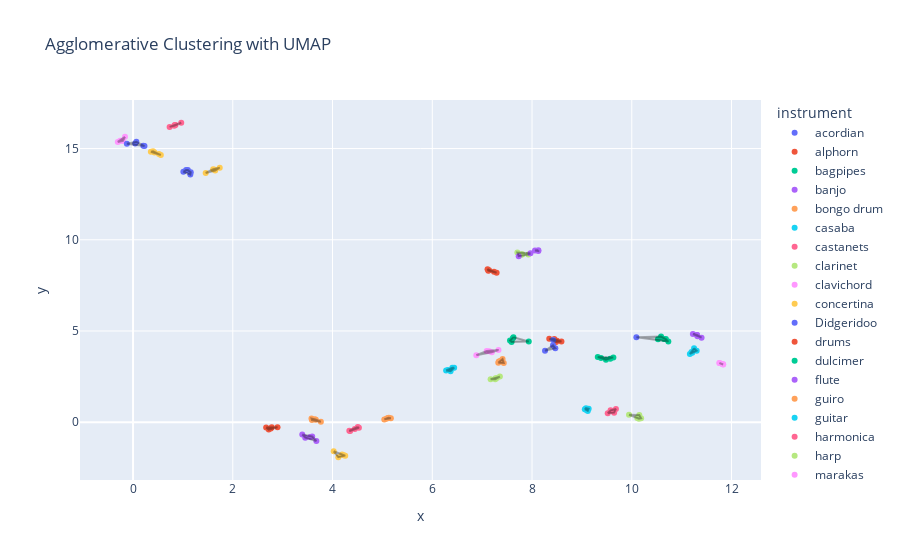

Write notebook code for a chart like this one.
### Code cell
show_clusters(df_NNembedings_umap, f'Agglomerative Clustering with UMAP', 'AC')

### Figure 1 — Plotly figure (JSON) as saved in the notebook; plotly's stock layout.template omitted (floating-point values rounded to 4 significant figures)
{"data": [{"hovertemplate": "instrument=acordian<br>x=%{x}<br>y=%{y}<extra></extra>", "legendgroup": "acordian", "marker": {"color": "#636efa", "symbol": "circle"}, "mode": "markers", "name": "acordian", "orientation": "v", "showlegend": true, "type": "scatter", "x": [1.009, 1.064, 1.099, 1.157, 1.149], "xaxis": "x", "y": [13.73, 13.83, 13.83, 13.7, 13.57], "yaxis": "y"}, {"hovertemplate": "instrument=alphorn<br>x=%{x}<br>y=%{y}<extra></extra>", "legendgroup": "alphorn", "marker": {"color": "#EF553B", "symbol": "circle"}, "mode": "markers", "name": "alphorn", "orientation": "v", "showlegend": true, "type": "scatter", "x": [8.482, 8.59, 8.5, 8.447, 8.346], "xaxis": "x", "y": [4.397, 4.425, 4.469, 4.564, 4.57], "yaxis": "y"}, {"hovertemplate": "instrument=bagpipes<br>x=%{x}<br>y=%{y}<extra></extra>", "legendgroup": "bagpipes", "marker": {"color": "#00cc96", "symbol": "circle"}, "mode": "markers", "name": "bagpipes", "orientation": "v", "showlegend": true, "type": "scatter", "x": [7.616, 7.558, 7.934, 7.59, 7.627], "xaxis": "x", "y": [4.598, 4.477, 4.426, 4.403, 4.662], "yaxis": "y"}, {"hovertemplate": "instrument=banjo<br>x=%{x}<br>y=%{y}<extra></extra>", "legendgroup": "banjo", "marker": {"color": "#ab63fa", "symbol": "circle"}, "mode": "markers", "name": "banjo", "orientation": "v", "showlegend": true, "type": "scatter", "x": [11.23, 11.32, 11.31, 11.4, 11.31], "xaxis": "x", "y": [4.833, 4.717, 4.785, 4.636, 4.78], "yaxis": "y"}, {"hovertemplate": "instrument=bongo drum<br>x=%{x}<br>y=%{y}<extra></extra>", "legendgroup": "bongo drum", "marker": {"color": "#FFA15A", "symbol": "circle"}, "mode": "markers", "name": "bongo drum", "orientation": "v", "showlegend": true, "type": "scatter", "x": [3.578, 3.645, 3.666, 3.587, 3.766], "xaxis": "x", "y": [0.2028, 0.1677, 0.1292, 0.1156, 0.02966], "yaxis": "y"}, {"hovertemplate": "instrument=casaba<br>x=%{x}<br>y=%{y}<extra></extra>", "legendgroup": "casaba", "marker": {"color": "#19d3f3", "symbol": "circle"}, "mode": "markers", "name": "casaba", "orientation": "v", "showlegend": true, "type": "scatter", "x": [6.314, 6.439, 6.367, 6.277, 6.402], "xaxis": "x", "y": [2.857, 2.983, 2.792, 2.837, 2.981], "yaxis": "y"}, {"hovertemplate": "instrument=castanets<br>x=%{x}<br>y=%{y}<extra></extra>", "legendgroup": "castanets", "marker": {"color": "#FF6692", "symbol": "circle"}, "mode": "markers", "name": "castanets", "orientation": "v", "showlegend": true, "type": "scatter", "x": [4.353, 4.506, 4.529, 4.337, 4.446], "xaxis": "x", "y": [-0.4784, -0.2595, -0.3054, -0.4669, -0.3785], "yaxis": "y"}, {"hovertemplate": "instrument=clarinet<br>x=%{x}<br>y=%{y}<extra></extra>", "legendgroup": "clarinet", "marker": {"color": "#B6E880", "symbol": "circle"}, "mode": "markers", "name": "clarinet", "orientation": "v", "showlegend": true, "type": "scatter", "x": [7.792, 7.787, 7.706, 7.925, 7.803], "xaxis": "x", "y": [9.176, 9.194, 9.296, 9.187, 9.21], "yaxis": "y"}, {"hovertemplate": "instrument=clavichord<br>x=%{x}<br>y=%{y}<extra></extra>", "legendgroup": "clavichord", "marker": {"color": "#FF97FF", "symbol": "circle"}, "mode": "markers", "name": "clavichord", "orientation": "v", "showlegend": true, "type": "scatter", "x": [-0.3057, -0.2576, -0.1614, -0.2018, -0.2127], "xaxis": "x", "y": [15.36, 15.42, 15.64, 15.42, 15.44], "yaxis": "y"}, {"hovertemplate": "instrument=concertina<br>x=%{x}<br>y=%{y}<extra></extra>", "legendgroup": "concertina", "marker": {"color": "#FECB52", "symbol": "circle"}, "mode": "markers", "name": "concertina", "orientation": "v", "showlegend": true, "type": "scatter", "x": [1.456, 1.642, 1.738, 1.607, 1.647], "xaxis": "x", "y": [13.66, 13.83, 13.95, 13.87, 13.8], "yaxis": "y"}, {"hovertemplate": "instrument=Didgeridoo<br>x=%{x}<br>y=%{y}<extra></extra>", "legendgroup": "Didgeridoo", "marker": {"color": "#636efa", "symbol": "circle"}, "mode": "markers", "name": "Didgeridoo", "orientation": "v", "showlegend": true, "type": "scatter", "x": [8.423, 8.42, 8.261, 8.467, 10.09], "xaxis": "x", "y": [4.501, 4.215, 3.914, 4.055, 4.655], "yaxis": "y"}, {"hovertemplate": "instrument=drums<br>x=%{x}<br>y=%{y}<extra></extra>", "legendgroup": "drums", "marker": {"color": "#EF553B", "symbol": "circle"}, "mode": "markers", "name": "drums", "orientation": "v", "showlegend": true, "type": "scatter", "x": [2.763, 2.781, 2.669, 2.897, 2.721], "xaxis": "x", "y": [-0.3387, -0.2715, -0.2961, -0.2806, -0.404], "yaxis": "y"}, {"hovertemplate": "instrument=dulcimer<br>x=%{x}<br>y=%{y}<extra></extra>", "legendgroup": "dulcimer", "marker": {"color": "#00cc96", "symbol": "circle"}, "mode": "markers", "name": "dulcimer", "orientation": "v", "showlegend": true, "type": "scatter", "x": [9.383, 9.482, 9.631, 9.57, 9.318], "xaxis": "x", "y": [3.52, 3.423, 3.553, 3.475, 3.57], "yaxis": "y"}, {"hovertemplate": "instrument=flute<br>x=%{x}<br>y=%{y}<extra></extra>", "legendgroup": "flute", "marker": {"color": "#ab63fa", "symbol": "circle"}, "mode": "markers", "name": "flute", "orientation": "v", "showlegend": true, "type": "scatter", "x": [8.127, 8.126, 7.733, 7.969, 8.059], "xaxis": "x", "y": [9.428, 9.384, 9.102, 9.256, 9.405], "yaxis": "y"}, {"hovertemplate": "instrument=guiro<br>x=%{x}<br>y=%{y}<extra></extra>", "legendgroup": "guiro", "marker": {"color": "#FFA15A", "symbol": "circle"}, "mode": "markers", "name": "guiro", "orientation": "v", "showlegend": true, "type": "scatter", "x": [7.334, 7.434, 7.324, 7.409, 7.369], "xaxis": "x", "y": [3.323, 3.248, 3.256, 3.469, 3.367], "yaxis": "y"}, {"hovertemplate": "instrument=guitar<br>x=%{x}<br>y=%{y}<extra></extra>", "legendgroup": "guitar", "marker": {"color": "#19d3f3", "symbol": "circle"}, "mode": "markers", "name": "guitar", "orientation": "v", "showlegend": true, "type": "scatter", "x": [11.3, 11.25, 11.17, 11.21, 11.2], "xaxis": "x", "y": [3.919, 4.05, 3.746, 3.804, 3.843], "yaxis": "y"}, {"hovertemplate": "instrument=harmonica<br>x=%{x}<br>y=%{y}<extra></extra>", "legendgroup": "harmonica", "marker": {"color": "#FF6692", "symbol": "circle"}, "mode": "markers", "name": "harmonica", "orientation": "v", "showlegend": true, "type": "scatter", "x": [0.8505, 0.8255, 0.8369, 0.9663, 0.7331], "xaxis": "x", "y": [16.29, 16.25, 16.3, 16.41, 16.19], "yaxis": "y"}, {"hovertemplate": "instrument=harp<br>x=%{x}<br>y=%{y}<extra></extra>", "legendgroup": "harp", "marker": {"color": "#B6E880", "symbol": "circle"}, "mode": "markers", "name": "harp", "orientation": "v", "showlegend": true, "type": "scatter", "x": [7.169, 7.267, 7.263, 7.294, 7.355], "xaxis": "x", "y": [2.35, 2.413, 2.355, 2.425, 2.5], "yaxis": "y"}, {"hovertemplate": "instrument=marakas<br>x=%{x}<br>y=%{y}<extra></extra>", "legendgroup": "marakas", "marker": {"color": "#FF97FF", "symbol": "circle"}, "mode": "markers", "name": "marakas", "orientation": "v", "showlegend": true, "type": "scatter", "x": [7.327, 7.194, 6.883, 7.091, 7.141], "xaxis": "x", "y": [3.956, 3.83, 3.673, 3.908, 3.894], "yaxis": "y"}, {"hovertemplate": "instrument=ocarina<br>x=%{x}<br>y=%{y}<extra></extra>", "legendgroup": "ocarina", "marker": {"color": "#FECB52", "symbol": "circle"}, "mode": "markers", "name": "ocarina", "orientation": "v", "showlegend": true, "type": "scatter", "x": [4.226, 4.023, 4.255, 4.192, 4.116], "xaxis": "x", "y": [-1.808, -1.594, -1.832, -1.767, -1.92], "yaxis": "y"}, {"hovertemplate": "instrument=piano<br>x=%{x}<br>y=%{y}<extra></extra>", "legendgroup": "piano", "marker": {"color": "#636efa", "symbol": "circle"}, "mode": "markers", "name": "piano", "orientation": "v", "showlegend": true, "type": "scatter", "x": [0.06637, 0.04256, 0.2059, 0.2294, -0.124], "xaxis": "x", "y": [15.37, 15.28, 15.15, 15.13, 15.26], "yaxis": "y"}, {"hovertemplate": "instrument=saxaphone<br>x=%{x}<br>y=%{y}<extra></extra>", "legendgroup": "saxaphone", "marker": {"color": "#EF553B", "symbol": "circle"}, "mode": "markers", "name": "saxaphone", "orientation": "v", "showlegend": true, "type": "scatter", "x": [7.123, 7.238, 7.138, 7.108, 7.29], "xaxis": "x", "y": [8.302, 8.25, 8.326, 8.386, 8.195], "yaxis": "y"}, {"hovertemplate": "instrument=sitar<br>x=%{x}<br>y=%{y}<extra></extra>", "legendgroup": "sitar", "marker": {"color": "#00cc96", "symbol": "circle"}, "mode": "markers", "name": "sitar", "orientation": "v", "showlegend": true, "type": "scatter", "x": [10.68, 10.64, 10.73, 10.53, 10.59], "xaxis": "x", "y": [4.555, 4.562, 4.419, 4.542, 4.692], "yaxis": "y"}, {"hovertemplate": "instrument=steel drum<br>x=%{x}<br>y=%{y}<extra></extra>", "legendgroup": "steel drum", "marker": {"color": "#ab63fa", "symbol": "circle"}, "mode": "markers", "name": "steel drum", "orientation": "v", "showlegend": true, "type": "scatter", "x": [3.393, 3.553, 3.592, 3.452, 3.676], "xaxis": "x", "y": [-0.6752, -0.8135, -0.7804, -0.8508, -1.03], "yaxis": "y"}, {"hovertemplate": "instrument=Tambourine<br>x=%{x}<br>y=%{y}<extra></extra>", "legendgroup": "Tambourine", "marker": {"color": "#FFA15A", "symbol": "circle"}, "mode": "markers", "name": "Tambourine", "orientation": "v", "showlegend": true, "type": "scatter", "x": [5.038, 5.129, 5.169, 5.081, 5.108], "xaxis": "x", "y": [0.1558, 0.2406, 0.2202, 0.1891, 0.2336], "yaxis": "y"}, {"hovertemplate": "instrument=trombone<br>x=%{x}<br>y=%{y}<extra></extra>", "legendgroup": "trombone", "marker": {"color": "#19d3f3", "symbol": "circle"}, "mode": "markers", "name": "trombone", "orientation": "v", "showlegend": true, "type": "scatter", "x": [9.117, 9.135, 9.058, 9.091, 9.082], "xaxis": "x", "y": [0.6207, 0.7425, 0.7145, 0.6751, 0.7722], "yaxis": "y"}, {"hovertemplate": "instrument=trumpet<br>x=%{x}<br>y=%{y}<extra></extra>", "legendgroup": "trumpet", "marker": {"color": "#FF6692", "symbol": "circle"}, "mode": "markers", "name": "trumpet", "orientation": "v", "showlegend": true, "type": "scatter", "x": [9.518, 9.632, 9.575, 9.646, 9.682], "xaxis": "x", "y": [0.4923, 0.601, 0.6506, 0.5236, 0.7282], "yaxis": "y"}, {"hovertemplate": "instrument=tuba<br>x=%{x}<br>y=%{y}<extra></extra>", "legendgroup": "tuba", "marker": {"color": "#B6E880", "symbol": "circle"}, "mode": "markers", "name": "tuba", "orientation": "v", "showlegend": true, "type": "scatter", "x": [9.944, 10.14, 10.11, 10.19, 10.15], "xaxis": "x", "y": [0.4042, 0.188, 0.2311, 0.2151, 0.3921], "yaxis": "y"}, {"hovertemplate": "instrument=violin<br>x=%{x}<br>y=%{y}<extra></extra>", "legendgroup": "violin", "marker": {"color": "#FF97FF", "symbol": "circle"}, "mode": "markers", "name": "violin", "orientation": "v", "showlegend": true, "type": "scatter", "x": [11.83, 11.81, 11.76, 11.83, 11.76], "xaxis": "x", "y": [3.174, 3.194, 3.246, 3.165, 3.246], "yaxis": "y"}, {"hovertemplate": "instrument=Xylophone<br>x=%{x}<br>y=%{y}<extra></extra>", "legendgroup": "Xylophone", "marker": {"color": "#FECB52", "symbol": "circle"}, "mode": "markers", "name": "Xylophone", "orientation": "v", "showlegend": true, "type": "scatter", "x": [0.4009, 0.3571, 0.4308, 0.557, 0.5192], "xaxis": "x", "y": [14.85, 14.83, 14.78, 14.64, 14.69], "yaxis": "y"}, {"fill": "toself", "fillcolor": "rgba(0,0,0,0.1)", "hoverinfo": "skip", "line": {"color": "rgba(0,0,0,0.3)", "width": 2}, "mode": "lines", "showlegend": false, "type": "scatter", "x": [1.009, 1.149, 1.157, 1.099, 1.064, 1.009], "y": [13.73, 13.57, 13.7, 13.83, 13.83, 13.73]}, {"fill": "toself", "fillcolor": "rgba(0,0,0,0.1)", "hoverinfo": "skip", "line": {"color": "rgba(0,0,0,0.3)", "width": 2}, "mode": "lines", "showlegend": false, "type": "scatter", "x": [8.346, 8.482, 8.59, 8.447, 8.346], "y": [4.57, 4.397, 4.425, 4.564, 4.57]}, {"fill": "toself", "fillcolor": "rgba(0,0,0,0.1)", "hoverinfo": "skip", "line": {"color": "rgba(0,0,0,0.3)", "width": 2}, "mode": "lines", "showlegend": false, "type": "scatter", "x": [7.627, 7.558, 7.59, 7.934, 7.627], "y": [4.662, 4.477, 4.403, 4.426, 4.662]}, {"fill": "toself", "fillcolor": "rgba(0,0,0,0.1)", "hoverinfo": "skip", "line": {"color": "rgba(0,0,0,0.3)", "width": 2}, "mode": "lines", "showlegend": false, "type": "scatter", "x": [11.23, 11.32, 11.4, 11.31, 11.23], "y": [4.833, 4.717, 4.636, 4.785, 4.833]}, {"fill": "toself", "fillcolor": "rgba(0,0,0,0.1)", "hoverinfo": "skip", "line": {"color": "rgba(0,0,0,0.3)", "width": 2}, "mode": "lines", "showlegend": false, "type": "scatter", "x": [3.645, 3.578, 3.587, 3.766, 3.645], "y": [0.1677, 0.2028, 0.1156, 0.02966, 0.1677]}, {"fill": "toself", "fillcolor": "rgba(0,0,0,0.1)", "hoverinfo": "skip", "line": {"color": "rgba(0,0,0,0.3)", "width": 2}, "mode": "lines", "showlegend": false, "type": "scatter", "x": [6.277, 6.367, 6.439, 6.402, 6.277], "y": [2.837, 2.792, 2.983, 2.981, 2.837]}, {"fill": "toself", "fillcolor": "rgba(0,0,0,0.1)", "hoverinfo": "skip", "line": {"color": "rgba(0,0,0,0.3)", "width": 2}, "mode": "lines", "showlegend": false, "type": "scatter", "x": [4.506, 4.337, 4.353, 4.529, 4.506], "y": [-0.2595, -0.4669, -0.4784, -0.3054, -0.2595]}, {"fill": "toself", "fillcolor": "rgba(0,0,0,0.1)", "hoverinfo": "skip", "line": {"color": "rgba(0,0,0,0.3)", "width": 2}, "mode": "lines", "showlegend": false, "type": "scatter", "x": [7.969, 7.706, 7.733, 7.925, 7.969], "y": [9.256, 9.296, 9.102, 9.187, 9.256]}, {"fill": "toself", "fillcolor": "rgba(0,0,0,0.1)", "hoverinfo": "skip", "line": {"color": "rgba(0,0,0,0.3)", "width": 2}, "mode": "lines", "showlegend": false, "type": "scatter", "x": [-0.1614, -0.3057, -0.2018, -0.1614], "y": [15.64, 15.36, 15.42, 15.64]}, {"fill": "toself", "fillcolor": "rgba(0,0,0,0.1)", "hoverinfo": "skip", "line": {"color": "rgba(0,0,0,0.3)", "width": 2}, "mode": "lines", "showlegend": false, "type": "scatter", "x": [1.607, 1.456, 1.647, 1.738, 1.607], "y": [13.87, 13.66, 13.8, 13.95, 13.87]}, {"fill": "toself", "fillcolor": "rgba(0,0,0,0.1)", "hoverinfo": "skip", "line": {"color": "rgba(0,0,0,0.3)", "width": 2}, "mode": "lines", "showlegend": false, "type": "scatter", "x": [8.261, 8.467, 8.42, 8.261], "y": [3.914, 4.055, 4.215, 3.914]}, {"fill": "toself", "fillcolor": "rgba(0,0,0,0.1)", "hoverinfo": "skip", "line": {"color": "rgba(0,0,0,0.3)", "width": 2}, "mode": "lines", "showlegend": false, "type": "scatter", "x": [10.09, 10.73, 10.68, 10.59, 10.09], "y": [4.655, 4.419, 4.555, 4.692, 4.655]}, {"fill": "toself", "fillcolor": "rgba(0,0,0,0.1)", "hoverinfo": "skip", "line": {"color": "rgba(0,0,0,0.3)", "width": 2}, "mode": "lines", "showlegend": false, "type": "scatter", "x": [2.669, 2.721, 2.897, 2.781, 2.669], "y": [-0.2961, -0.404, -0.2806, -0.2715, -0.2961]}, {"fill": "toself", "fillcolor": "rgba(0,0,0,0.1)", "hoverinfo": "skip", "line": {"color": "rgba(0,0,0,0.3)", "width": 2}, "mode": "lines", "showlegend": false, "type": "scatter", "x": [9.631, 9.318, 9.482, 9.57, 9.631], "y": [3.553, 3.57, 3.423, 3.475, 3.553]}, {"fill": "toself", "fillcolor": "rgba(0,0,0,0.1)", "hoverinfo": "skip", "line": {"color": "rgba(0,0,0,0.3)", "width": 2}, "mode": "lines", "showlegend": false, "type": "scatter", "x": [8.127, 8.059, 8.126, 8.127], "y": [9.428, 9.405, 9.384, 9.428]}, {"fill": "toself", "fillcolor": "rgba(0,0,0,0.1)", "hoverinfo": "skip", "line": {"color": "rgba(0,0,0,0.3)", "width": 2}, "mode": "lines", "showlegend": false, "type": "scatter", "x": [7.324, 7.434, 7.409, 7.334, 7.324], "y": [3.256, 3.248, 3.469, 3.323, 3.256]}, {"fill": "toself", "fillcolor": "rgba(0,0,0,0.1)", "hoverinfo": "skip", "line": {"color": "rgba(0,0,0,0.3)", "width": 2}, "mode": "lines", "showlegend": false, "type": "scatter", "x": [11.25, 11.17, 11.21, 11.3, 11.25], "y": [4.05, 3.746, 3.804, 3.919, 4.05]}, {"fill": "toself", "fillcolor": "rgba(0,0,0,0.1)", "hoverinfo": "skip", "line": {"color": "rgba(0,0,0,0.3)", "width": 2}, "mode": "lines", "showlegend": false, "type": "scatter", "x": [0.7331, 0.8255, 0.9663, 0.8369, 0.7331], "y": [16.19, 16.25, 16.41, 16.3, 16.19]}, {"fill": "toself", "fillcolor": "rgba(0,0,0,0.1)", "hoverinfo": "skip", "line": {"color": "rgba(0,0,0,0.3)", "width": 2}, "mode": "lines", "showlegend": false, "type": "scatter", "x": [7.355, 7.169, 7.263, 7.355], "y": [2.5, 2.35, 2.355, 2.5]}, {"fill": "toself", "fillcolor": "rgba(0,0,0,0.1)", "hoverinfo": "skip", "line": {"color": "rgba(0,0,0,0.3)", "width": 2}, "mode": "lines", "showlegend": false, "type": "scatter", "x": [6.883, 7.194, 7.327, 7.091, 6.883], "y": [3.673, 3.83, 3.956, 3.908, 3.673]}, {"fill": "toself", "fillcolor": "rgba(0,0,0,0.1)", "hoverinfo": "skip", "line": {"color": "rgba(0,0,0,0.3)", "width": 2}, "mode": "lines", "showlegend": false, "type": "scatter", "x": [4.023, 4.116, 4.255, 4.192, 4.023], "y": [-1.594, -1.92, -1.832, -1.767, -1.594]}, {"fill": "toself", "fillcolor": "rgba(0,0,0,0.1)", "hoverinfo": "skip", "line": {"color": "rgba(0,0,0,0.3)", "width": 2}, "mode": "lines", "showlegend": false, "type": "scatter", "x": [-0.124, 0.2294, 0.06637, -0.124], "y": [15.26, 15.13, 15.37, 15.26]}, {"fill": "toself", "fillcolor": "rgba(0,0,0,0.1)", "hoverinfo": "skip", "line": {"color": "rgba(0,0,0,0.3)", "width": 2}, "mode": "lines", "showlegend": false, "type": "scatter", "x": [7.29, 7.108, 7.123, 7.29], "y": [8.195, 8.386, 8.302, 8.195]}, {"fill": "toself", "fillcolor": "rgba(0,0,0,0.1)", "hoverinfo": "skip", "line": {"color": "rgba(0,0,0,0.3)", "width": 2}, "mode": "lines", "showlegend": false, "type": "scatter", "x": [3.393, 3.452, 3.676, 3.592, 3.393], "y": [-0.6752, -0.8508, -1.03, -0.7804, -0.6752]}, {"fill": "toself", "fillcolor": "rgba(0,0,0,0.1)", "hoverinfo": "skip", "line": {"color": "rgba(0,0,0,0.3)", "width": 2}, "mode": "lines", "showlegend": false, "type": "scatter", "x": [5.038, 5.169, 5.129, 5.108, 5.038], "y": [0.1558, 0.2202, 0.2406, 0.2336, 0.1558]}, {"fill": "toself", "fillcolor": "rgba(0,0,0,0.1)", "hoverinfo": "skip", "line": {"color": "rgba(0,0,0,0.3)", "width": 2}, "mode": "lines", "showlegend": false, "type": "scatter", "x": [9.058, 9.117, 9.135, 9.082, 9.058], "y": [0.7145, 0.6207, 0.7425, 0.7722, 0.7145]}, {"fill": "toself", "fillcolor": "rgba(0,0,0,0.1)", "hoverinfo": "skip", "line": {"color": "rgba(0,0,0,0.3)", "width": 2}, "mode": "lines", "showlegend": false, "type": "scatter", "x": [9.518, 9.646, 9.682, 9.575, 9.518], "y": [0.4923, 0.5236, 0.7282, 0.6506, 0.4923]}, {"fill": "toself", "fillcolor": "rgba(0,0,0,0.1)", "hoverinfo": "skip", "line": {"color": "rgba(0,0,0,0.3)", "width": 2}, "mode": "lines", "showlegend": false, "type": "scatter", "x": [9.944, 10.14, 10.19, 10.15, 9.944], "y": [0.4042, 0.188, 0.2151, 0.3921, 0.4042]}, {"fill": "toself", "fillcolor": "rgba(0,0,0,0.1)", "hoverinfo": "skip", "line": {"color": "rgba(0,0,0,0.3)", "width": 2}, "mode": "lines", "showlegend": false, "type": "scatter", "x": [11.76, 11.83, 11.83, 11.81, 11.76, 11.76], "y": [3.246, 3.165, 3.174, 3.194, 3.246, 3.246]}, {"fill": "toself", "fillcolor": "rgba(0,0,0,0.1)", "hoverinfo": "skip", "line": {"color": "rgba(0,0,0,0.3)", "width": 2}, "mode": "lines", "showlegend": false, "type": "scatter", "x": [0.3571, 0.557, 0.5192, 0.4009, 0.3571], "y": [14.83, 14.64, 14.69, 14.85, 14.83]}], "layout": {"legend": {"title": {"text": "instrument"}, "tracegroupgap": 0}, "title": {"text": "Agglomerative Clustering with UMAP"}, "xaxis": {"anchor": "y", "domain": [0, 1], "title": {"text": "x"}}, "yaxis": {"anchor": "x", "domain": [0, 1], "title": {"text": "y"}}}}
